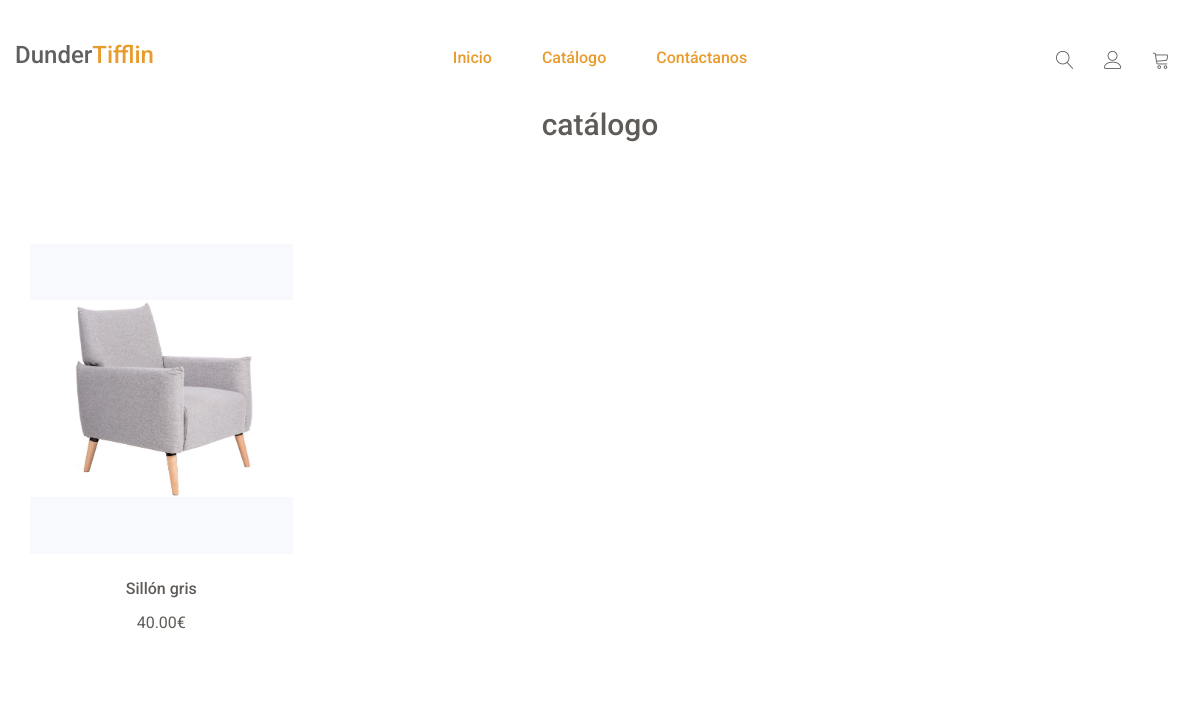
The page /productos/fabricante/2/ on the database its author committed.
### producto/models.py (models this page shows, shortened)
class Producto(models.Model):
    nombre = models.CharField(max_length=200, unique=True, null=False, blank=False)
    descripcion = models.TextField(null=False, blank=True)
    precio = models.DecimalField(max_digits=10, decimal_places=2)
    cantidad_en_stock = models.PositiveIntegerField(default=0)  # Control de inventario
    categoria = models.ForeignKey(Categoria, on_delete=models.SET_NULL, null=True, blank=True, default=None, db_column='categoria')  # Referencing the Categoria model
    fabricante = models.ForeignKey(Fabricante, on_delete=models.SET_NULL, null=True, related_name='productos')
    destacado = models.BooleanField(default=False)  # Para escaparate principal
    agotado = models.BooleanField(default=False)  # Para marcar productos sin disponibilidad explícitamente
    fecha_creacion = models.DateTimeField(auto_now_add=True)
    fecha_actualizacion = models.DateTimeField(auto_now=True)
    foto = models.ImageField(upload_to='images/')
    class Meta:
        verbose_name_plural = "Productos"
        ordering = ['nombre']

### producto/views.py (the view)
# urls.py: path('', views.listar_productos, name='catalogo'),  # Lista todos los productos
def listar_productos(request, categoria_id=None, fabricante_id=None):
    categorias = Categoria.objects.all()
    fabricantes = Fabricante.objects.all()
    productos = Producto.objects.filter(agotado=False, cantidad_en_stock__gt=0)  # Solo productos disponibles
    if categoria_id:
        productos = productos.filter(categoria_id=categoria_id)
    if fabricante_id:
        productos = productos.filter(fabricante_id=fabricante_id)
    return render(request, 'producto/catalogo.html', {
        'productos': productos,
        'categorias': categorias,
        'fabricantes': fabricantes,
        'categoria_actual': categoria_id,
        'fabricante_actual': fabricante_id,
    })

### producto/templates/producto/catalogo.html (shortened to what this page needs)
{% load static %}
<!doctype html>
<html class="no-js" lang="en">
	<head>
		<link rel="stylesheet" href="{% static 'css/font-awesome.min.css' %}">
		<link rel="stylesheet" href="{% static 'css/linearicons.css' %}">
		<link rel="stylesheet" href="{% static 'css/animate.css' %}">
		<link rel="stylesheet" href="{% static 'css/owl.carousel.min.css' %}">
		<link rel="stylesheet" href="{% static 'css/owl.theme.default.min.css' %}">
		<link rel="stylesheet" href="{% static 'css/bootstrap.min.css' %}">
		<link rel="stylesheet" href="{% static 'css/bootsnav.css' %}">
		<link rel="stylesheet" href="{% static 'css/style.css' %}">
		<link rel="stylesheet" href="{% static 'css/responsive.css' %}">
	</head>
	<body>
		<header id="home" class="welcome-hero">
			{% include 'navbar_inicio.html' %}
		</header>
		<section id="new-arrivals" class="new-arrivals">
			<div class="container">
				<div class="section-header">
                    <br>
					<h2>catálogo</h2>
				</div>
				<div class="new-arrivals-content">
					<div class="row">
                        {% for producto in productos%}
                        <div class="col-md-3 col-sm-4">
							<div class="single-new-arrival">
								<a href="{% url 'ficha_producto' producto.id%}">
									<div class="single-new-arrival-bg">
										<img src="{{producto.foto.url}}" alt="new-arrivals images">
									</div>
								</a>
								<h4>
									<a href="{% url 'ficha_producto' producto.id%}">{{producto.nombre}}</a>
								</h4>
								<p class="arrival-product-price">{{producto.precio}}€</p>
							</div>
						</div>
                        {% endfor %}
					</div>
				</div>
			</div>
		</section>
    </body>
</html>

### inicio/static/css/bootsnav.css (style rules this page uses)
body { -webkit-transition: all 0.3s ease-in-out; -moz-transition: all 0.3s ease-in-out; -o-transition: all 0.3s ease-in-out; -ms-transition: all 0.3s ease-in-out; transition: all 0.3s ease-in-out; }

### inicio/static/css/style.css (style rules this page uses)
* { padding: 0; margin: 0; }
* { -webkit-box-sizing:border-box; -moz-box-sizing:border-box; -o-box-sizing:border-box; -ms-box-sizing:border-box; box-sizing:border-box; }
body { font-family: 'Roboto', sans-serif; font-size:16px; color:#a09e9c; background: #fff; text-transform: none; max-width:1920px; margin:0 auto; overflow-x:hidden; }
a,a:hover,a:active,a:focus { display:inline-block; text-decoration:none; color: #616060; font-size:16px; padding:0; font-weight: 500; }
h1,h2,h3,h4,h5,h6 { margin: 0; color:#5f5b57; font-size: 18px; font-weight: 500; }
p { margin: 0; color:#a09e9c; font-size:16px; line-height: 1.8; }
img { border:none;max-width:100%; height:auto; }
html,body { height: 100%; }
.section-header { position: relative; text-align: center; }
.section-header h2 { font-size: 30px; font-weight: 500; }
.welcome-hero { position: relative; z-index: 1; background: #f8f9fd; }
.new-arrivals { padding:85px 0 70px; }
.new-arrivals-content { margin-top: 80px; }
.single-new-arrival { margin-bottom: 50px;text-align: center; }
.single-new-arrival-bg { position: relative; min-height: 310px; background: #f8f9fc; display: flex; align-items: center; justify-content:center; overflow:hidden; }
.single-new-arrival-bg img { width:auto; height:auto; -webkit-transition: .3s linear; -moz-transition: .3s linear; -ms-transition: .3s linear; -o-transition: .3s linear; transition: .3s linear; }
.single-new-arrival h4 a { color:#5f5b57; font-size:16px; font-weight:500; margin:26px 0 12px; }
.arrival-product-price { color:#5f5b57; font-size: 16px; font-weight: 400; }

### rows shown on the page
Producto: foto (picture), nombre "Sillón gris", precio "40.00"
